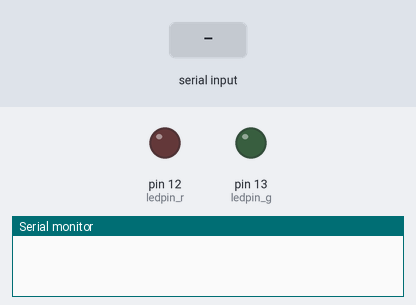
A sketch run on a simulated Arduino Uno, built with avr-gcc and run on an emulated ATmega328P. Shown: output pins drawn as LEDs (lit = HIGH), the last lines printed to the serial monitor. Inputs (shaded band) come from the test bench.

Above: at 1.2 s.
1.3 s: "r" received over Serial
At 2.4 s:
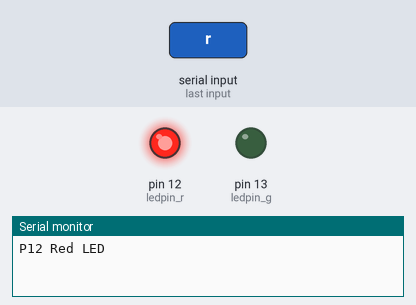
2.8 s: "y" received over Serial
At 3.6 s:
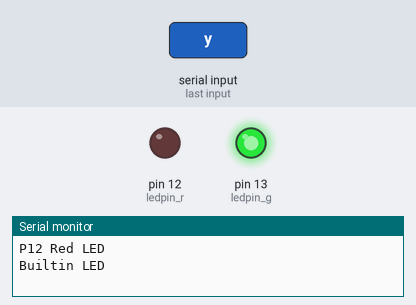
4.3 s: "g" received over Serial
At 4.7 s:
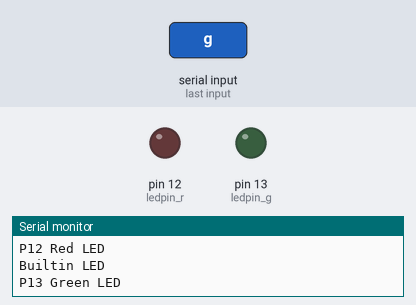
Timing chart, 0 to 7.3 s (numbered marks = the images above; inputs shaded):
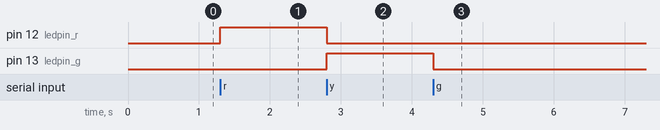

Measured:
- after the input at 1.3 s, pin 12 (ledpin_r): LOW → HIGH at once
- after the input at 2.8 s, pin 12 (ledpin_r): HIGH → LOW at once; pin 13 (ledpin_g): LOW → HIGH at once
- after the input at 4.3 s, pin 13 (ledpin_g): HIGH → LOW at once

The sketch:

bt.ino
```cpp
int val = NULL;
int ledpin_g = 13;
int ledpin_r = 12;

void setup() {
  Serial.begin(9600);
  pinMode(ledpin_r, OUTPUT);
  pinMode(ledpin_g, OUTPUT);
  pinMode(LED_BUILTIN, OUTPUT);
}

void loop() {
  val = Serial.read();
  if (val == 'r') {
    digitalWrite(ledpin_r, HIGH);
    digitalWrite(ledpin_g, LOW);
    digitalWrite(LED_BUILTIN, LOW);
    Serial.println("P12 Red LED");
  } else if (val == 'g') {
    digitalWrite(ledpin_r, LOW);
    digitalWrite(ledpin_g, HIGH);
    digitalWrite(LED_BUILTIN, LOW);
    Serial.println("P13 Green LED");
  } else if (val == 'y') {
    digitalWrite(ledpin_r, LOW);
    digitalWrite(ledpin_g, LOW);
    digitalWrite(LED_BUILTIN, HIGH);
    Serial.println("Builtin LED");
  }
  val = NULL;
}
```
